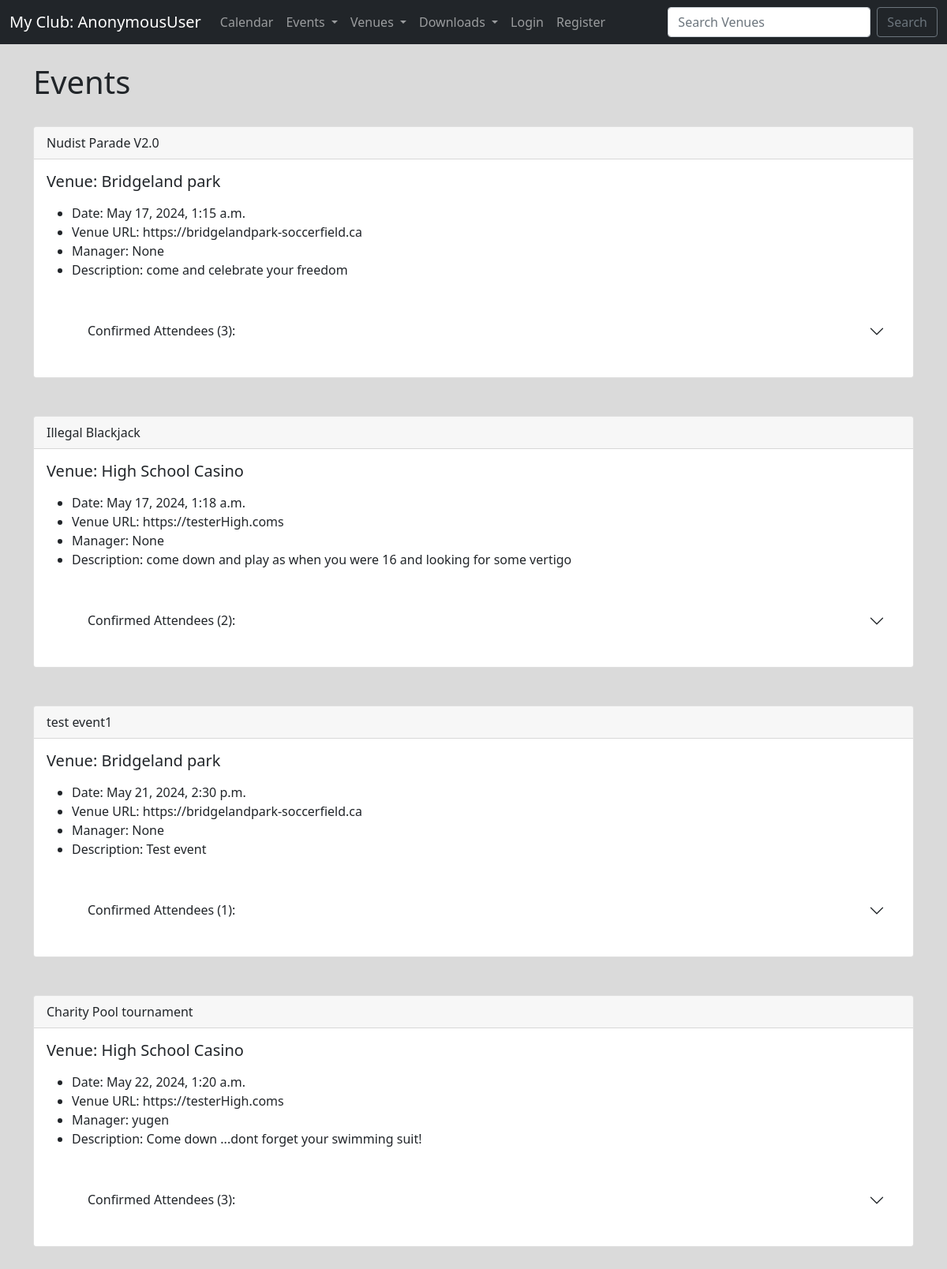
/events/, run on an earlier commit of the app's database.
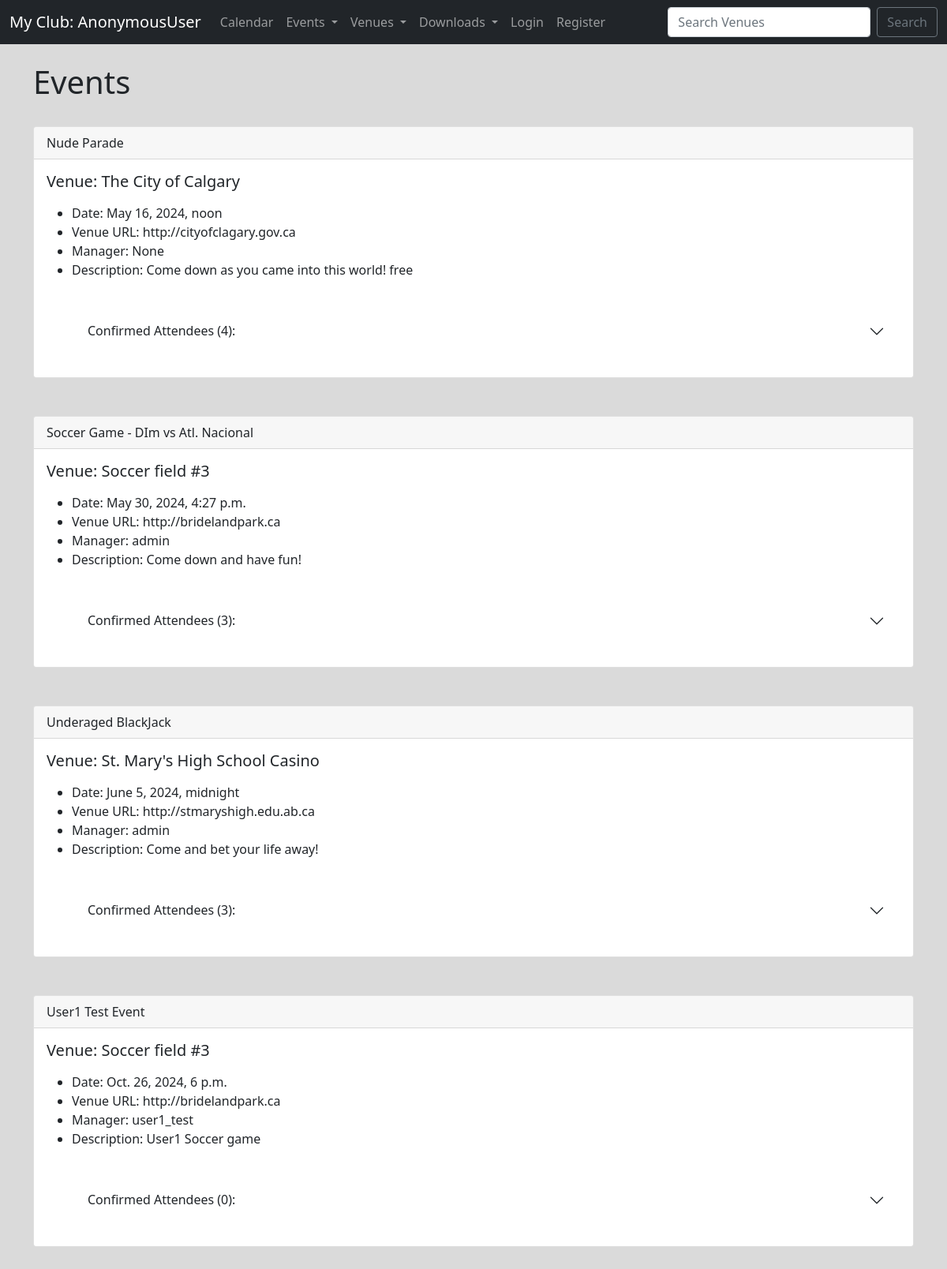
And on a later commit of the database.
### events/models.py (models this page shows)
class Event(models.Model):
    name            = models.CharField('Event Name', max_length=150)
    event_date      = models.DateTimeField('Event date')
    venue           = models.ForeignKey(Venue, on_delete=models.CASCADE, blank=True, null=True)   #connect Venue entity
    manager         = models.ForeignKey(User, blank=True, null=True, on_delete=models.SET_NULL)    # events linked to user won't be deleted if user is deleted
    description     = models.TextField(blank=True)
    attendees       = models.ManyToManyField(ClubUser, blank=True)
    def __str__(self):
        return self.name

class Venue(models.Model):
    name            = models.CharField('Venue Name', max_length=120)
    address         = models.CharField(max_length=300)
    zip_code        = models.CharField('Zip Code', max_length=12)
    phone           = models.CharField('Contact Phone', max_length=25, blank=True)
    web             = models.URLField('Website Address', blank=True)
    email_address   = models.EmailField('Email', blank=True)
    owner           = models.IntegerField('Venue Owner', blank=False, default=1)     # associates with user_id
    def __str__(self):
        return self.name

### events/views.py (the view)
# urls.py: path('events/', views.all_events, name='list-events'),
def all_events(request):
    event_list = Event.objects.all().order_by('event_date')
    event_with_attendee_count = Event.objects.annotate(num_attendees=Count('attendees'))
    attendee_count = {event.id: event.num_attendees for event in event_with_attendee_count}
    return render(request, 'events/event_list.html',
                  {'event_list': event_list,
                   'attendee_count': attendee_count})

### events/models.py (called while the page is built)
    def __str__(self):
        return self.first_name + ' ' + self.last_name

### events/templatetags/custom_filters.py (called while the page is built)
@register.filter
def get_item(dictionary, key):
    return dictionary.get(key)

### events/templates/events/event_list.html (shortened to what this page needs)
{% extends 'base.html' %}
{% load custom_filters %}
{% block content %}
    <h1>Events</h1>
    <br>
    {% for event in event_list %}
      <div class="card">
          <div class="card-header">
            {{ event }}
          </div>
          <div class="card-body">
            <h5 class="card-title">Venue: {{ event.venue }}</h5>
            <p class="card-text">
              <ul>
                  <li>Date: {{ event.event_date }}</li>
                  <li>Venue URL: {{ event.venue.web }}</li>
                  <li>Manager: {{ event.manager }}</li>
                  <li>Description: {{ event.description }}</li>
                  <br>
              </ul>
              <ul>
                <div class="accordion accordion-flush" id="accordionFlushExample">
                  <div class="accordion-item">
                    <h2 class="accordion-header" id="flush-headingOne">
                      <button class="accordion-button collapsed" type="button" data-bs-toggle="collapse" data-bs-target="#flush-collapseOne" aria-expanded="false" aria-controls="flush-collapseOne">
                        Confirmed Attendees ({{ attendee_count|get_item:event.id }}):
                      </button>
                    </h2>
              </ul>
            </p>
          </div>
        </div><br><br>
    {% endfor %}
{% endblock %}

### events/templates/base.html (shortened to what this page needs)
<!DOCTYPE html>
<html lang="en-us">
    <head>
        <link rel="stylesheet" href="">
        <link href="https://cdn.jsdelivr.net/npm/bootstrap@5.0.2/dist/css/bootstrap.min.css" rel="stylesheet">
    </head>
    <body>
        {% include 'partials/navbar.html' %}
        <br>
        <div class="container">
            {% block content %}
            {% endblock %}
         </div>
    </body>
</html>

### events/templates/partials/navbar.html (shortened to what this page needs)
<nav class="navbar navbar-expand-lg navbar-dark bg-dark">
    <div class="container-fluid">
        <a href="{% url 'events:home' '2024' 'May' %}" class="navbar-brand">My Club: {{ user }}</a>
        <div class="collapse navbar-collapse" id="navbarSupportContent">
            <ul class="navbar-nav me-auto mb-2 mb-lg-0">
                <li class="nav-time">
                    <a href="{% url 'events:home' '2024' 'May' %}" class="nav-link">Calendar</a>
                </li>
                <li class="nav-item dropdown">
                    <a class="nav-link dropdown-toggle" href="#" id="navbarDropdown" role="button" data-bs-toggle="dropdown" aria-expanded="false">
                      Events
                    </a>
                </li>
                <li class="nav-item dropdown">
                    <a class="nav-link dropdown-toggle" href="#" id="navbarDropdown" role="button" data-bs-toggle="dropdown" aria-expanded="false">
                      Venues
                    </a>
                </li>
                <li class="nav-item dropdown">
                    <a class="nav-link dropdown-toggle" href="#" id="navbarDropdown" role="button" data-bs-toggle="dropdown" aria-expanded="false">
                      Downloads
                    </a>
                  </li>
                {% if user.is_authenticated %}
                    <li>
                        <a href="{% url 'logout' %}" class="nav-link">Logout</a>
                    </li>
                {% else %}
                    <li>
                        <a href="{% url 'login' %}" class="nav-link">Login</a>
                    </li>
                    <li>
                        <a href="{% url 'register-user' %}" class="nav-link">Register</a>
                    </li>
                {% endif %}
            </ul>
            <form method="POST" action="{% url 'events:search-venues' %}" class="d-flex">
                <input type="text" class="form-control me-2" type="search" placeholder="Search Venues" name="searched" aria-label="Search">
                <button type="Submit" class="btn btn-outline-secondary" >Search</button>
            </form>
        </div>
    </div>
</nav>

### events/templates/base.html (style rules this page uses)
body { background: #dadada; }

What changed in the data, as far as the page shows it:
removed Event: name "test event1", venue "Bridgeland park", event_date "May 21, 2024, 2:30 p.m.", venue.web "https://bridgelandpark-soccerfield.ca", manager "None", description "Test event", id "1"
removed Event: name "Charity Pool tournament", venue "High School Casino", event_date "May 22, 2024, 1:20 a.m.", venue.web "https://testerHigh.coms", manager "yugen", description "Come down ...dont forget your swimming suit!", id "3"
added Event: name "Nude Parade", venue "The City of Calgary", event_date "May 16, 2024, noon", venue.web "http://cityofclagary.gov.ca", manager "None", description "Come down as you came into this world! free", id "4"
changed Event: name "Nudist Parade V2.0" → "Soccer Game - DIm vs Atl. Nacional"; venue "Bridgeland park" → "Soccer field #3"; event_date "May 17, 2024, 1:15 a.m." → "May 30, 2024, 4:27 p.m."; venue.web "https://bridgelandpark-soccerfield.ca" → "http://bridelandpark.ca"; manager "None" → "admin"; description "come and celebrate your freedom" → "Come down and have fun!"
changed Event: name "Illegal Blackjack" → "Underaged BlackJack"; venue "High School Casino" → "St. Mary's High School Casino"; event_date "May 17, 2024, 1:18 a.m." → "June 5, 2024, midnight"; venue.web "https://testerHigh.coms" → "http://stmaryshigh.edu.ab.ca"; manager "None" → "admin"; description "come down and play as when you were 16 and looking for some vertigo" → "Come and bet your life away!"; id "2" → "3"
added Event: name "User1 Test Event", venue "Soccer field #3", event_date "Oct. 26, 2024, 6 p.m.", venue.web "http://bridelandpark.ca", manager "user1_test", description "User1 Soccer game", id "0"
